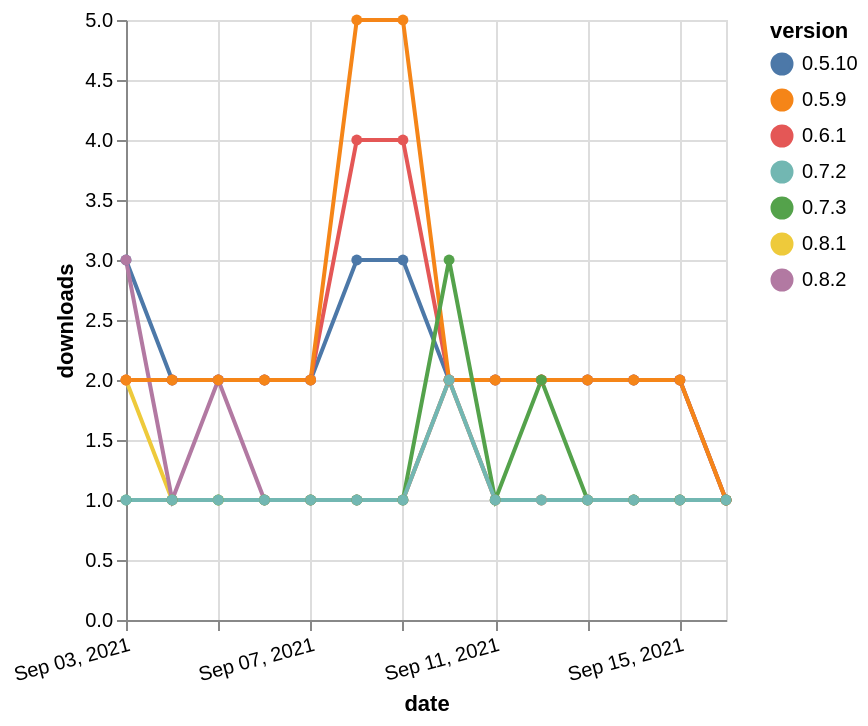

Here is the Vega-Lite specification saved for this chart:
### Vega-Lite specification from a JSON file in a GitHub repository (floating-point values rounded to 4 significant figures)
{"$schema": "https://vega.github.io/schema/vega-lite/v5.json", "description": "A simple bar chart with embedded data.", "data": {"values": [{"date": "2021-09-03", "total": 2626, "delta": 3, "version": "0.5.10"}, {"date": "2021-09-04", "total": 2628, "delta": 2, "version": "0.5.10"}, {"date": "2021-09-05", "total": 2630, "delta": 2, "version": "0.5.10"}, {"date": "2021-09-06", "total": 2632, "delta": 2, "version": "0.5.10"}, {"date": "2021-09-07", "total": 2634, "delta": 2, "version": "0.5.10"}, {"date": "2021-09-08", "total": 2637, "delta": 3, "version": "0.5.10"}, {"date": "2021-09-09", "total": 2640, "delta": 3, "version": "0.5.10"}, {"date": "2021-09-10", "total": 2642, "delta": 2, "version": "0.5.10"}, {"date": "2021-09-11", "total": 2644, "delta": 2, "version": "0.5.10"}, {"date": "2021-09-12", "total": 2646, "delta": 2, "version": "0.5.10"}, {"date": "2021-09-13", "total": 2648, "delta": 2, "version": "0.5.10"}, {"date": "2021-09-14", "total": 2650, "delta": 2, "version": "0.5.10"}, {"date": "2021-09-15", "total": 2652, "delta": 2, "version": "0.5.10"}, {"date": "2021-09-16", "total": 2653, "delta": 1, "version": "0.5.10"}, {"date": "2021-09-03", "total": 81, "delta": 2, "version": "0.8.1"}, {"date": "2021-09-04", "total": 82, "delta": 1, "version": "0.8.1"}, {"date": "2021-09-05", "total": 83, "delta": 1, "version": "0.8.1"}, {"date": "2021-09-06", "total": 84, "delta": 1, "version": "0.8.1"}, {"date": "2021-09-07", "total": 85, "delta": 1, "version": "0.8.1"}, {"date": "2021-09-08", "total": 86, "delta": 1, "version": "0.8.1"}, {"date": "2021-09-09", "total": 87, "delta": 1, "version": "0.8.1"}, {"date": "2021-09-10", "total": 89, "delta": 2, "version": "0.8.1"}, {"date": "2021-09-11", "total": 90, "delta": 1, "version": "0.8.1"}, {"date": "2021-09-12", "total": 91, "delta": 1, "version": "0.8.1"}, {"date": "2021-09-13", "total": 92, "delta": 1, "version": "0.8.1"}, {"date": "2021-09-14", "total": 93, "delta": 1, "version": "0.8.1"}, {"date": "2021-09-15", "total": 94, "delta": 1, "version": "0.8.1"}, {"date": "2021-09-16", "total": 95, "delta": 1, "version": "0.8.1"}, {"date": "2021-09-03", "total": 3002, "delta": 2, "version": "0.6.1"}, {"date": "2021-09-04", "total": 3004, "delta": 2, "version": "0.6.1"}, {"date": "2021-09-05", "total": 3006, "delta": 2, "version": "0.6.1"}, {"date": "2021-09-06", "total": 3008, "delta": 2, "version": "0.6.1"}, {"date": "2021-09-07", "total": 3010, "delta": 2, "version": "0.6.1"}, {"date": "2021-09-08", "total": 3014, "delta": 4, "version": "0.6.1"}, {"date": "2021-09-09", "total": 3018, "delta": 4, "version": "0.6.1"}, {"date": "2021-09-10", "total": 3020, "delta": 2, "version": "0.6.1"}, {"date": "2021-09-11", "total": 3022, "delta": 2, "version": "0.6.1"}, {"date": "2021-09-12", "total": 3024, "delta": 2, "version": "0.6.1"}, {"date": "2021-09-13", "total": 3026, "delta": 2, "version": "0.6.1"}, {"date": "2021-09-14", "total": 3028, "delta": 2, "version": "0.6.1"}, {"date": "2021-09-15", "total": 3030, "delta": 2, "version": "0.6.1"}, {"date": "2021-09-16", "total": 3031, "delta": 1, "version": "0.6.1"}, {"date": "2021-09-03", "total": 70, "delta": 3, "version": "0.8.2"}, {"date": "2021-09-04", "total": 71, "delta": 1, "version": "0.8.2"}, {"date": "2021-09-05", "total": 73, "delta": 2, "version": "0.8.2"}, {"date": "2021-09-06", "total": 74, "delta": 1, "version": "0.8.2"}, {"date": "2021-09-07", "total": 75, "delta": 1, "version": "0.8.2"}, {"date": "2021-09-08", "total": 76, "delta": 1, "version": "0.8.2"}, {"date": "2021-09-09", "total": 77, "delta": 1, "version": "0.8.2"}, {"date": "2021-09-10", "total": 79, "delta": 2, "version": "0.8.2"}, {"date": "2021-09-11", "total": 80, "delta": 1, "version": "0.8.2"}, {"date": "2021-09-12", "total": 81, "delta": 1, "version": "0.8.2"}, {"date": "2021-09-13", "total": 82, "delta": 1, "version": "0.8.2"}, {"date": "2021-09-14", "total": 83, "delta": 1, "version": "0.8.2"}, {"date": "2021-09-15", "total": 84, "delta": 1, "version": "0.8.2"}, {"date": "2021-09-16", "total": 85, "delta": 1, "version": "0.8.2"}, {"date": "2021-09-03", "total": 3602, "delta": 2, "version": "0.5.9"}, {"date": "2021-09-04", "total": 3604, "delta": 2, "version": "0.5.9"}, {"date": "2021-09-05", "total": 3606, "delta": 2, "version": "0.5.9"}, {"date": "2021-09-06", "total": 3608, "delta": 2, "version": "0.5.9"}, {"date": "2021-09-07", "total": 3610, "delta": 2, "version": "0.5.9"}, {"date": "2021-09-08", "total": 3615, "delta": 5, "version": "0.5.9"}, {"date": "2021-09-09", "total": 3620, "delta": 5, "version": "0.5.9"}, {"date": "2021-09-10", "total": 3622, "delta": 2, "version": "0.5.9"}, {"date": "2021-09-11", "total": 3624, "delta": 2, "version": "0.5.9"}, {"date": "2021-09-12", "total": 3626, "delta": 2, "version": "0.5.9"}, {"date": "2021-09-13", "total": 3628, "delta": 2, "version": "0.5.9"}, {"date": "2021-09-14", "total": 3630, "delta": 2, "version": "0.5.9"}, {"date": "2021-09-15", "total": 3632, "delta": 2, "version": "0.5.9"}, {"date": "2021-09-16", "total": 3633, "delta": 1, "version": "0.5.9"}, {"date": "2021-09-03", "total": 274, "delta": 1, "version": "0.7.3"}, {"date": "2021-09-04", "total": 275, "delta": 1, "version": "0.7.3"}, {"date": "2021-09-05", "total": 276, "delta": 1, "version": "0.7.3"}, {"date": "2021-09-06", "total": 277, "delta": 1, "version": "0.7.3"}, {"date": "2021-09-07", "total": 278, "delta": 1, "version": "0.7.3"}, {"date": "2021-09-08", "total": 279, "delta": 1, "version": "0.7.3"}, {"date": "2021-09-09", "total": 280, "delta": 1, "version": "0.7.3"}, {"date": "2021-09-10", "total": 283, "delta": 3, "version": "0.7.3"}, {"date": "2021-09-11", "total": 284, "delta": 1, "version": "0.7.3"}, {"date": "2021-09-12", "total": 286, "delta": 2, "version": "0.7.3"}, {"date": "2021-09-13", "total": 287, "delta": 1, "version": "0.7.3"}, {"date": "2021-09-14", "total": 288, "delta": 1, "version": "0.7.3"}, {"date": "2021-09-15", "total": 289, "delta": 1, "version": "0.7.3"}, {"date": "2021-09-16", "total": 290, "delta": 1, "version": "0.7.3"}, {"date": "2021-09-03", "total": 262, "delta": 1, "version": "0.7.2"}, {"date": "2021-09-04", "total": 263, "delta": 1, "version": "0.7.2"}, {"date": "2021-09-05", "total": 264, "delta": 1, "version": "0.7.2"}, {"date": "2021-09-06", "total": 265, "delta": 1, "version": "0.7.2"}, {"date": "2021-09-07", "total": 266, "delta": 1, "version": "0.7.2"}, {"date": "2021-09-08", "total": 267, "delta": 1, "version": "0.7.2"}, {"date": "2021-09-09", "total": 268, "delta": 1, "version": "0.7.2"}, {"date": "2021-09-10", "total": 270, "delta": 2, "version": "0.7.2"}, {"date": "2021-09-11", "total": 271, "delta": 1, "version": "0.7.2"}, {"date": "2021-09-12", "total": 272, "delta": 1, "version": "0.7.2"}, {"date": "2021-09-13", "total": 273, "delta": 1, "version": "0.7.2"}, {"date": "2021-09-14", "total": 274, "delta": 1, "version": "0.7.2"}, {"date": "2021-09-15", "total": 275, "delta": 1, "version": "0.7.2"}, {"date": "2021-09-16", "total": 276, "delta": 1, "version": "0.7.2"}]}, "width": "container", "mark": {"type": "line", "point": {"filled": true}}, "encoding": {"x": {"field": "date", "type": "temporal", "timeUnit": "yearmonthdate", "title": "date", "axis": {"labelAngle": -15}}, "y": {"field": "delta", "type": "quantitative", "title": "downloads"}, "color": {"field": "version", "type": "nominal"}, "tooltip": {"field": "delta"}}}
